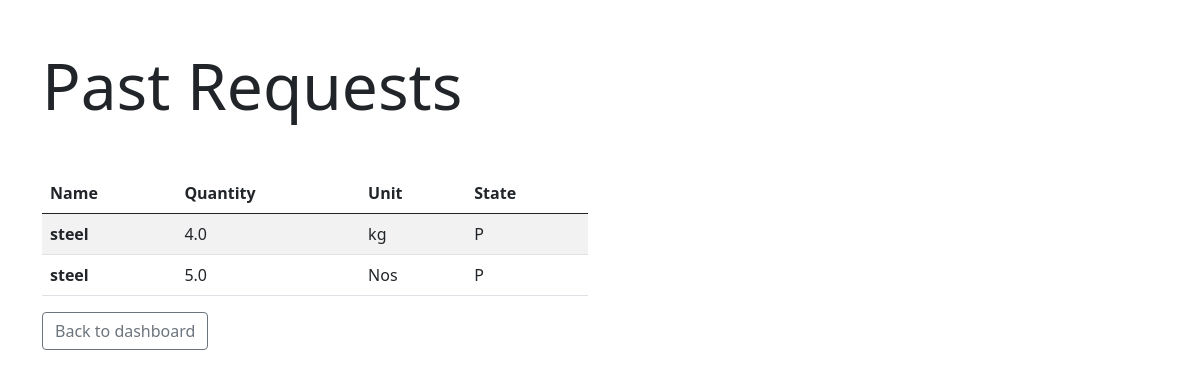
The app's page /company/siteEr/past_request/1/ (signed in), older data.
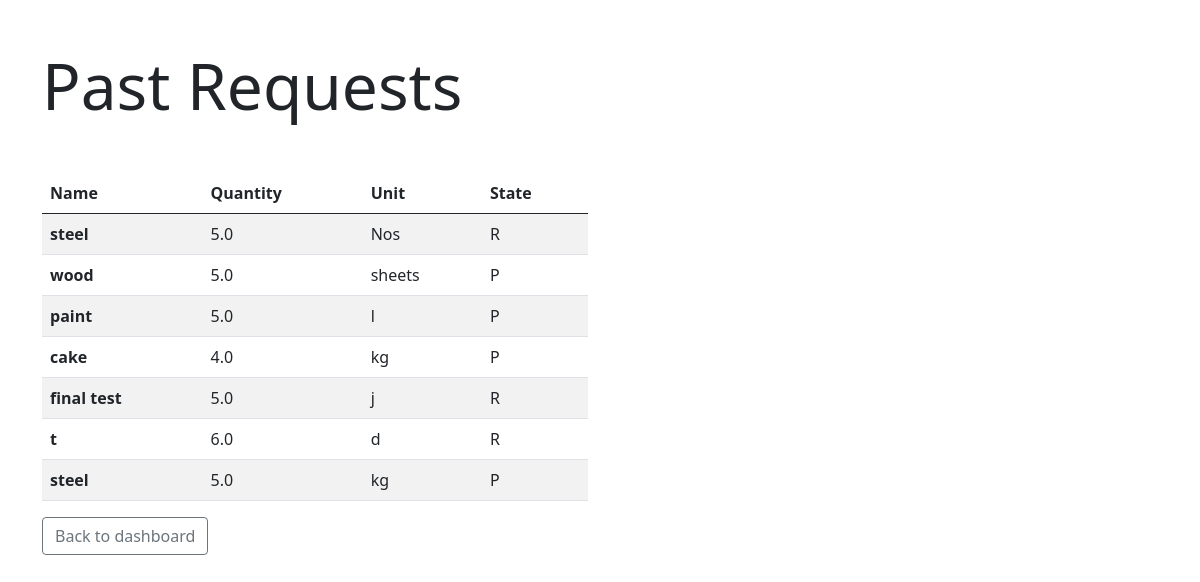
The same page, newer data.
### company/models.py (models this page shows, shortened)
class BillItem(models.Model):
    site_er = models.ForeignKey(SiteEr, on_delete=models.PROTECT, default=1)
    project = models.ForeignKey(Project, on_delete=models.PROTECT, default=1)
    item_name = models.CharField(max_length=50)
    unit = models.CharField(max_length=10)
    quantity = models.FloatField()
    state = models.CharField(max_length=1, choices=BILL_STATE, default='E')

### company/views.py (the view, shortened to what this page needs)
# urls.py: path('siteEr/past_request/<int:project_id>/', views.PastMaterialRequestListView.as_view(), name='past-material-request'),
class PastMaterialRequestListView(UserPassesTestMixin, TemplateView):
    template_name = 'company/past_request_list.html'
    def get_context_data(self, **kwargs):
        context =  super().get_context_data(**kwargs)
        project = Project.objects.get(pk=self.kwargs['project_id'])
        context['bill_items'] = project.billitem_set.exclude(state='E')
        return context
    def test_func(self):
        return hasattr(self.request.user, 'siteer')

### company/templates/company/past_request_list.html (shortened to what this page needs)
{% extends "company/base.html" %}
{% load crispy_forms_tags %}
{% block content %}
    <h3 class="display-3">Past Requests</h3>
    <div class="row my-5 justify-center-around">
        <div class="col-6">
            <table class="table table-striped table-hover">
                <thead>
                    <tr>
                        <th scope='col'>Name</th>
                        <th scope='col'>Quantity</th>
                        <th scope='col'>Unit</th>
                        <th scope="col">State</th>
                    </tr>
                </thead>
                <tbody>
                    {% for bill_item in bill_items %}
                    <tr>
                        <th scope="row">{{ bill_item.item_name }}</th>
                        <td>{{ bill_item.quantity }}</td>
                        <td>{{ bill_item.unit }}</td>
                        <td>{{ bill_item.state }}</td>
                    </tr>
                    {% empty %}
                    <tr>
                        <th scope="row" colspan="4" class="table-active"> No items avilable </th>
                    </tr>
                    {% endfor %}
                </tbody>
            </table>
            <a href="{% url 'siteer-dashboard' %}" class="btn btn-outline-secondary">Back to dashboard</a>
        </div>
    </div>
{% endblock %}

### company/templates/company/base.html (shortened to what this page needs)
<!DOCTYPE html>
<html lang="en">
<head>
    <link href="https://cdn.jsdelivr.net/npm/bootstrap@5.0.2/dist/css/bootstrap.min.css" rel="stylesheet">
</head>
<body>
    <br><br>
    <div class="container-lg pb-4">
        {% block content %} {% endblock %}
    </div>
</body>
</html>

Row changes from the older to the newer data that the page shows:
removed BillItem: item_name "steel", quantity "4.0", unit "kg", state "P"
changed BillItem "Nos": state "P" → "R"
now on this page (row edited): BillItem: item_name "wood", quantity "5.0", unit "sheets", state "P"
added BillItem: item_name "paint", quantity "5.0", unit "l", state "P"
added BillItem: item_name "cake", quantity "4.0", unit "kg", state "P"
added BillItem: item_name "final test", quantity "5.0", unit "j", state "R"
added BillItem: item_name "t", quantity "6.0", unit "d", state "R"
added BillItem: item_name "steel", quantity "5.0", unit "kg", state "P"
